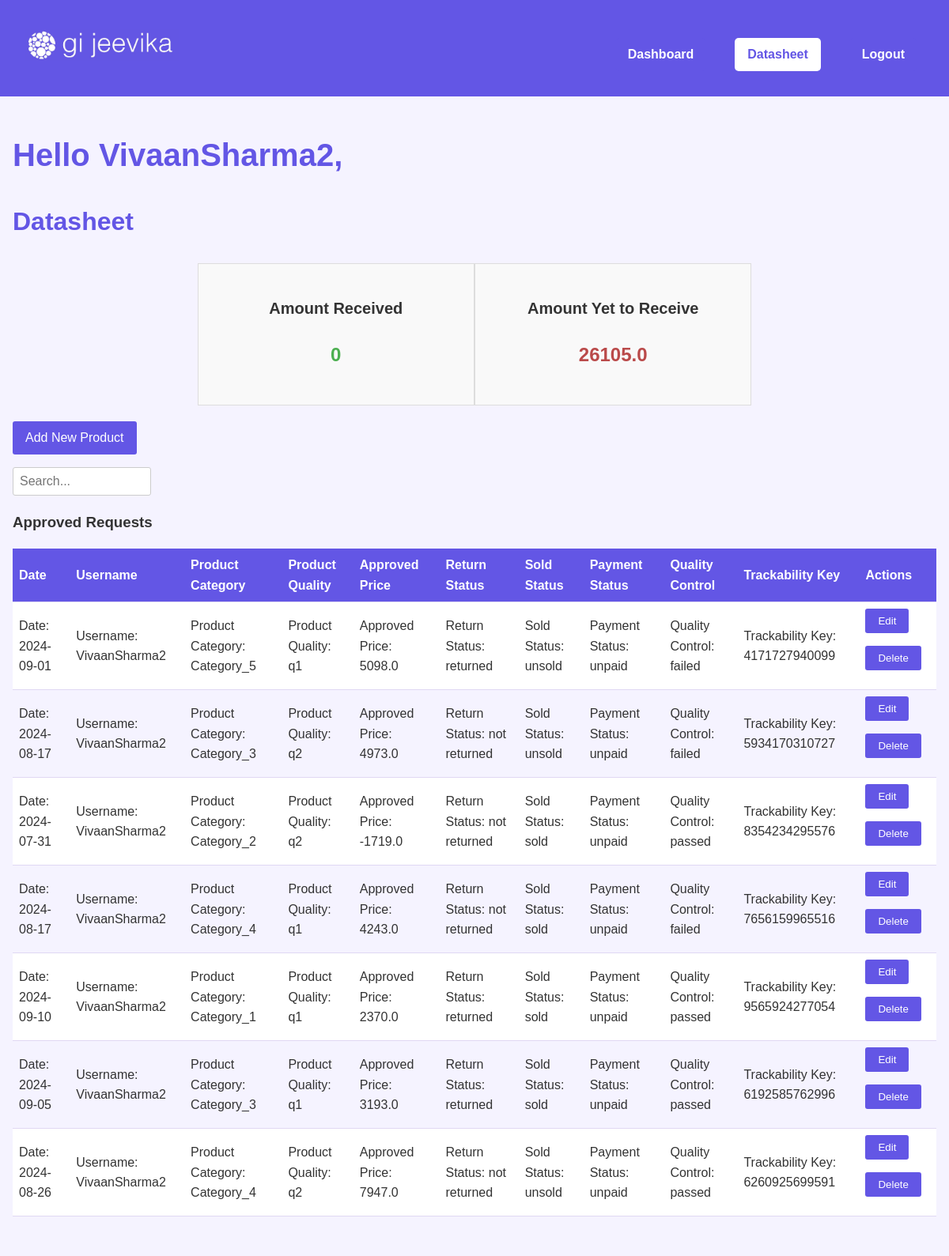
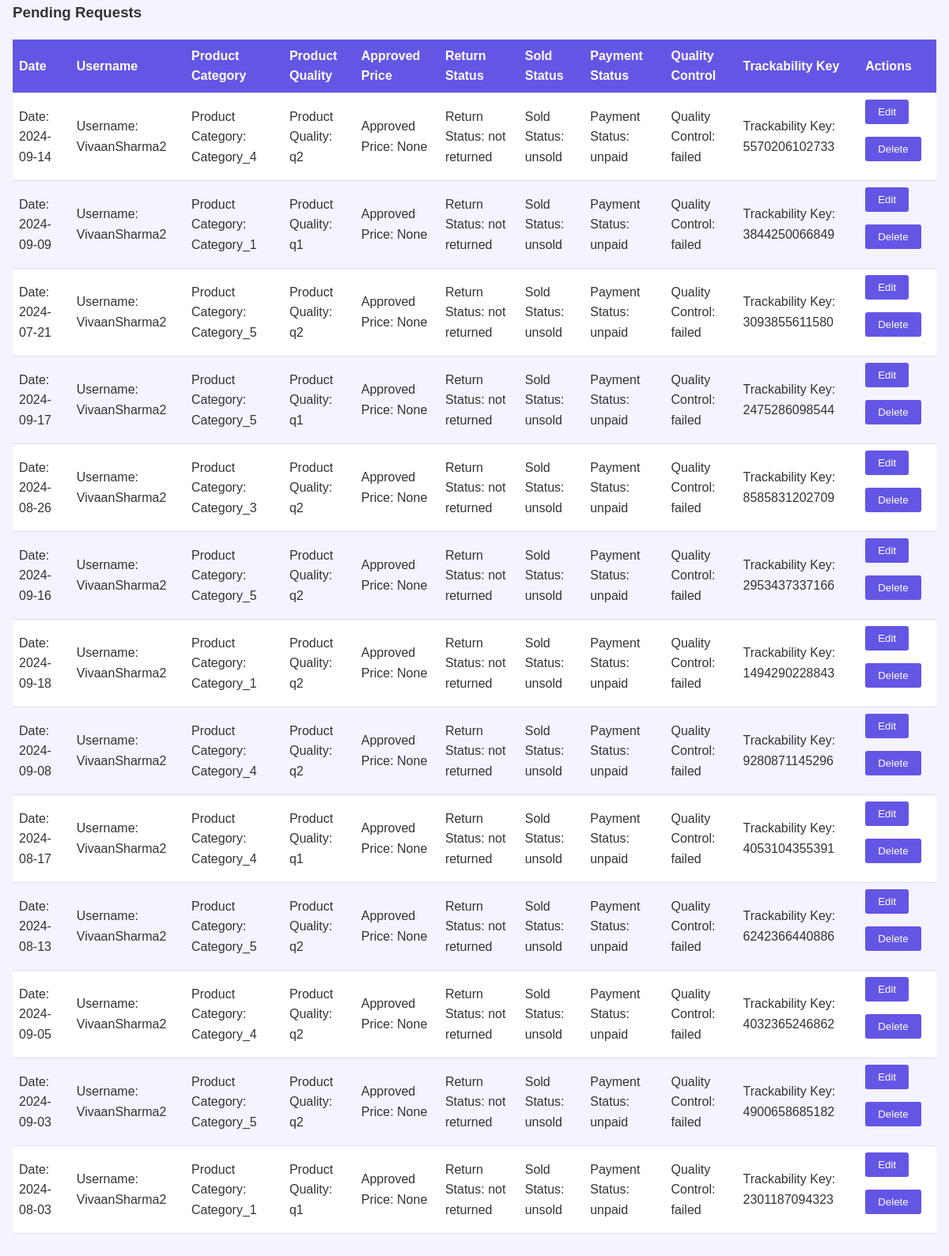
Page /datasheet (signed in) on the committed database (2 pictures, top to bottom).
### tables this page shows
CREATE TABLE users (
    id INTEGER PRIMARY KEY AUTOINCREMENT,
    username TEXT UNIQUE NOT NULL,
    password TEXT NOT NULL,
    is_admin BOOLEAN NOT NULL DEFAULT 0
);

CREATE TABLE products (
    id INTEGER PRIMARY KEY AUTOINCREMENT,
    product_category TEXT NOT NULL,
    product_quality TEXT CHECK (product_quality IN ('q1', 'q2')) NOT NULL,
    username TEXT NOT NULL,
    approved_price REAL /*CHECK (approved_price >= 0),*/,
    return_status TEXT CHECK (return_status IN ('returned', 'not returned')) DEFAULT 'not returned',
    sold_status TEXT CHECK (sold_status IN ('sold', 'unsold')) DEFAULT 'unsold',
    payment_status TEXT CHECK (payment_status IN ('paid', 'unpaid')) DEFAULT 'unpaid',
    quality_control TEXT CHECK (quality_control IN ('passed', 'failed')) DEFAULT 'failed',
    trackability_key TEXT UNIQUE NOT NULL,
    date TEXT DEFAULT (date('now', 'localtime')), -- Automatically set current date
    approve_status TEXT CHECK (approve_status IN ('approved', 'pending')) DEFAULT 'pending',
    user_id INTEGER NOT NULL,
    FOREIGN KEY (user_id) REFERENCES users (id)
);

### app.py (the view)
@app.route('/datasheet')
def datasheet():
    if 'user_id' not in session:
        return redirect(url_for('login'))
    db = get_db()
    if session['is_admin']:
        approved_products = db.execute(
            'SELECT p.*, u.username FROM products p JOIN users u ON p.user_id = u.id WHERE approve_status = "approved"'
        ).fetchall()
        pending_products = db.execute(
            'SELECT p.*, u.username FROM products p JOIN users u ON p.user_id = u.id WHERE approve_status = "pending"'
        ).fetchall()
        amount_received = db.execute('''
            SELECT SUM(approved_price) AS total_received
            FROM products
            WHERE approve_status = "approved"
              AND payment_status = "paid"
              AND sold_status = "sold"
              AND return_status = "not returned"
        ''').fetchone()['total_received'] or 0
        amount_yet_to_receive = db.execute('''
            SELECT SUM(approved_price) AS total_pending
            FROM products
            WHERE approve_status = "approved"
              AND payment_status = "unpaid"
              AND sold_status = "sold"
        ''').fetchone()['total_pending'] or 0
    else:
        approved_products = db.execute(
            'SELECT * FROM products WHERE user_id = ? AND approve_status = "approved"',
            (session['user_id'], )).fetchall()
        pending_products = db.execute(
            'SELECT * FROM products WHERE user_id = ? AND approve_status = "pending"',
            (session['user_id'], )).fetchall()
        amount_received = db.execute(
            '''
            SELECT SUM(approved_price) AS total_received
            FROM products
            WHERE user_id = ?
              AND approve_status = "approved"
              AND payment_status = "paid"
              AND return_status = "not returned"
        ''', (session['user_id'], )).fetchone()['total_received'] or 0
        amount_yet_to_receive = db.execute(
            '''
            SELECT SUM(approved_price) AS total_pending
            FROM products
            WHERE user_id = ?
              AND approve_status = "approved"
              AND payment_status = "unpaid"
        ''', (session['user_id'], )).fetchone()['total_pending'] or 0
    user = db.execute('SELECT username FROM users WHERE id = ?',
                      (session['user_id'], )).fetchone()
    username = user['username']
    admin_status = session['is_admin']
    return render_template('datasheet.html',
                           approved_products=approved_products,
                           pending_products=pending_products,
                           username=username,
                           amount_received=amount_received,
                           amount_yet_to_receive=amount_yet_to_receive,
                           admin_status=admin_status)

### app.py (called while the page is built)
def get_db():
    db = sqlite3.connect('products.db')
    db.row_factory = sqlite3.Row
    return db

### templates/datasheet.html
{% extends "layout.html" %}
{% block content %}
<h1 style="font-size: 2.5em;">Hello {{ username }},</h1>
<h2 style="font-size: 2em;">Datasheet</h2>
<div class="amounts-section">
    <div class="amount-box">
        {% if admin_status %}
        <h3>Amount paid</h3>
        {% else %}
        <h3>Amount Received</h3>
        {% endif %}
        <p>{{ amount_received }}</p>
    </div>
    <div class="amount-box">
        {% if admin_status %}
        <h3>Amount Yet to Pay</h3>
        {% else %}
        <h3>Amount Yet to Receive</h3>
        {% endif %}
        <p style="color: #ba4a4a;">{{ amount_yet_to_receive }}</p>
    </div>
</div>
{% if not admin_status %}
<a href="{{ url_for('add_product') }}" class="button">Add New Product</a>
{% endif %}
<div class="along_row">
    <input type="text" id="searchInput" placeholder="Search...">
</div>
<h3>Approved Requests</h3>
<table id="approvedTable">
    <thead>
        <tr>
            <th>Date</th>
            <th>Username</th>
            <th>Product Category</th>
            <th>Product Quality</th>
            <th>Approved Price</th>
            <th>Return Status</th>
            <th>Sold Status</th>
            <th>Payment Status</th>
            <th>Quality Control</th>
            <th>Trackability Key</th>
            <th>Actions</th>
        </tr>
    </thead>
    <tbody id="approvedTBody">
        {% for product in approved_products %}
        <tr>
            <td data-label="Date">Date: {{ product['date'] }}</td>
            <td data-label="Username">Username: {{ product['username'] }}</td>
            <td data-label="Product Category">Product Category: {{ product['product_category'] }}</td>
            <td data-label="Product Quality">Product Quality: {{ product['product_quality'] }}</td>
            <td data-label="Approved Price">Approved Price: {{ product['approved_price'] }}</td>
            <td data-label="Return Status">Return Status: {{ product['return_status'] }}</td>
            <td data-label="Sold Status">Sold Status: {{ product['sold_status'] }}</td>
            <td data-label="Payment Status">Payment Status: {{ product['payment_status'] }}</td>
            <td data-label="Quality Control">Quality Control: {{ product['quality_control'] }}</td>
            <td data-label="Trackability Key">Trackability Key: {{ product['trackability_key'] }}</td>
            <td data-label="Actions">
                <button onclick="window.location.href='{{ url_for('edit_product', id=product['id']) }}'">Edit</button>
                <button onclick="return confirm('Are you sure you want to delete this product?')" href="{{ url_for('delete_product', id=product['id']) }}">Delete</button>
            </td>
        </tr>
        {% endfor %}
    </tbody>
</table>
<div id="approvedPagination" class="pagination"></div>
<h3>Pending Requests</h3>
<table id="pendingTable">
    <thead>
        <tr>
            <th>Date</th>
            <th>Username</th>
            <th>Product Category</th>
            <th>Product Quality</th>
            <th>Approved Price</th>
            <th>Return Status</th>
            <th>Sold Status</th>
            <th>Payment Status</th>
            <th>Quality Control</th>
            <th>Trackability Key</th>
            <th>Actions</th>
        </tr>
    </thead>
    <tbody id="pendingTBody">
        {% for product in pending_products %}
        <tr>
            <td data-label="Date">Date: {{ product['date'] }}</td>
            <td data-label="Username">Username: {{ product['username'] }}</td>
            <td data-label="Product Category">Product Category: {{ product['product_category'] }}</td>
            <td data-label="Product Quality">Product Quality: {{ product['product_quality'] }}</td>
            <td data-label="Approved Price">Approved Price: {{ product['approved_price'] }}</td>
            <td data-label="Return Status">Return Status: {{ product['return_status'] }}</td>
            <td data-label="Sold Status">Sold Status: {{ product['sold_status'] }}</td>
            <td data-label="Payment Status">Payment Status: {{ product['payment_status'] }}</td>
            <td data-label="Quality Control">Quality Control: {{ product['quality_control'] }}</td>
            <td data-label="Trackability Key">Trackability Key: {{ product['trackability_key'] }}</td>
            <td data-label="Actions">
                <button onclick="window.location.href='{{ url_for('edit_product', id=product['id']) }}'">Edit</button>
                <button onclick="return confirm('Are you sure you want to delete this product?')" href="{{ url_for('delete_product', id=product['id']) }}">Delete</button>
            </td>
        </tr>
        {% endfor %}
    </tbody>
</table>
<div id="pendingPagination" class="pagination"></div>
{% endblock %}

### static/style.css (style rules this page uses)
body { font-family: Arial, sans-serif; line-height: 1.6; margin: 0; padding: 0; background-color: #F5F3FF; color: #333; }
h1, h2 { color: #6356e5; }
input, select { width: 100%; padding: 0.5rem; margin-bottom: 1rem; border: 1px solid #ccc; border-radius: 3px; box-sizing: border-box; font-size: 16px; }
button, .button { background-color: #6356e5; color: #FFFFFF; padding: 0.5rem 1rem; border: none; border-radius: 3px; cursor: pointer; text-decoration: none; display: inline-block; margin-bottom: 1rem; }
table { width: 100%; border-collapse: collapse; margin-top: 1rem; background-color: #FFFFFF; }
th, td { padding: 0.5rem; text-align: left; border-bottom: 1px solid #E0D8F3; }
th { background-color: #6356e5; color: #FFFFFF; }
tr:nth-child(even) { background-color: #F5F3FF; }
#searchInput { width: max(15%, 100px); border: 1px solid #ccc; border-radius: 3px; margin: 0; height: 100%; padding: 0.5rem; }
.along_row { display: flex; justify-content: space-between; align-items: center; width: 100%; margin-bottom: 1rem; }
.amounts-section { display: flex; justify-content: space-between; margin: auto; margin-bottom: 20px; width: 60%; }
.amount-box { border: 1px solid #ddd; padding: 20px; width: 48%; background-color: #f9f9f9; text-align: center; }
.amount-box h3 { margin-bottom: 10px; font-size: 20px; font-weight: bold; }
.amount-box p { font-size: 24px; color: #4CAF50; font-weight: bold; }
.pagination { display: flex; justify-content: flex-start; margin-top: 1rem; overflow-x: auto; padding: 0.5rem; white-space: nowrap; scrollbar-width: thin; }

### rows in the picture
users: username "VivaanSharma2"
products: date "2024-09-01", username "VivaanSharma2", product_category "Category_5", product_quality "q1", approved_price "5098.0", return_status "returned", sold_status "unsold", payment_status "unpaid", quality_control "failed", trackability_key "4171727940099"
products: date "2024-08-17", username "VivaanSharma2", product_category "Category_3", product_quality "q2", approved_price "4973.0", return_status "not returned", sold_status "unsold", payment_status "unpaid", quality_control "failed", trackability_key "5934170310727"
products: date "2024-07-31", username "VivaanSharma2", product_category "Category_2", product_quality "q2", approved_price "-1719.0", return_status "not returned", sold_status "sold", payment_status "unpaid", quality_control "passed", trackability_key "8354234295576"
products: date "2024-08-17", username "VivaanSharma2", product_category "Category_4", product_quality "q1", approved_price "4243.0", return_status "not returned", sold_status "sold", payment_status "unpaid", quality_control "failed", trackability_key "7656159965516"
products: date "2024-09-10", username "VivaanSharma2", product_category "Category_1", product_quality "q1", approved_price "2370.0", return_status "returned", sold_status "sold", payment_status "unpaid", quality_control "passed", trackability_key "9565924277054"
products: date "2024-09-05", username "VivaanSharma2", product_category "Category_3", product_quality "q1", approved_price "3193.0", return_status "returned", sold_status "sold", payment_status "unpaid", quality_control "passed", trackability_key "6192585762996"
products: date "2024-08-26", username "VivaanSharma2", product_category "Category_4", product_quality "q2", approved_price "7947.0", return_status "not returned", sold_status "unsold", payment_status "unpaid", quality_control "passed", trackability_key "6260925699591"
products: date "2024-09-14", username "VivaanSharma2", product_category "Category_4", product_quality "q2", approved_price "None", return_status "not returned", sold_status "unsold", payment_status "unpaid", quality_control "failed", trackability_key "5570206102733"
products: date "2024-09-09", username "VivaanSharma2", product_category "Category_1", product_quality "q1", approved_price "None", return_status "not returned", sold_status "unsold", payment_status "unpaid", quality_control "failed", trackability_key "3844250066849"
products: date "2024-07-21", username "VivaanSharma2", product_category "Category_5", product_quality "q2", approved_price "None", return_status "not returned", sold_status "unsold", payment_status "unpaid", quality_control "failed", trackability_key "3093855611580"
products: date "2024-09-17", username "VivaanSharma2", product_category "Category_5", product_quality "q1", approved_price "None", return_status "not returned", sold_status "unsold", payment_status "unpaid", quality_control "failed", trackability_key "2475286098544"
products: date "2024-08-26", username "VivaanSharma2", product_category "Category_3", product_quality "q2", approved_price "None", return_status "not returned", sold_status "unsold", payment_status "unpaid", quality_control "failed", trackability_key "8585831202709"
products: date "2024-09-16", username "VivaanSharma2", product_category "Category_5", product_quality "q2", approved_price "None", return_status "not returned", sold_status "unsold", payment_status "unpaid", quality_control "failed", trackability_key "2953437337166"
products: date "2024-09-18", username "VivaanSharma2", product_category "Category_1", product_quality "q2", approved_price "None", return_status "not returned", sold_status "unsold", payment_status "unpaid", quality_control "failed", trackability_key "1494290228843"
products: date "2024-09-08", username "VivaanSharma2", product_category "Category_4", product_quality "q2", approved_price "None", return_status "not returned", sold_status "unsold", payment_status "unpaid", quality_control "failed", trackability_key "9280871145296"
products: date "2024-08-17", username "VivaanSharma2", product_category "Category_4", product_quality "q1", approved_price "None", return_status "not returned", sold_status "unsold", payment_status "unpaid", quality_control "failed", trackability_key "4053104355391"
products: date "2024-08-13", username "VivaanSharma2", product_category "Category_5", product_quality "q2", approved_price "None", return_status "not returned", sold_status "unsold", payment_status "unpaid", quality_control "failed", trackability_key "6242366440886"
products: date "2024-09-05", username "VivaanSharma2", product_category "Category_4", product_quality "q2", approved_price "None", return_status "not returned", sold_status "unsold", payment_status "unpaid", quality_control "failed", trackability_key "4032365246862"
products: date "2024-09-03", username "VivaanSharma2", product_category "Category_5", product_quality "q2", approved_price "None", return_status "not returned", sold_status "unsold", payment_status "unpaid", quality_control "failed", trackability_key "4900658685182"
products: date "2024-08-03", username "VivaanSharma2", product_category "Category_1", product_quality "q1", approved_price "None", return_status "not returned", sold_status "unsold", payment_status "unpaid", quality_control "failed", trackability_key "2301187094323"

### other values in the picture
{{ amount_received }} "0"
{{ amount_yet_to_receive }} "26105.0"
